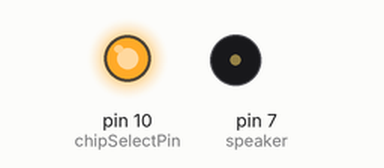
Simulated run of this sketch. Board: Arduino Uno, built with avr-gcc and run on an emulated ATmega328P. Parts: output pins drawn as LEDs (lit = HIGH), buzzer (waves = sounding). What the sketch prints to the serial monitor is not drawn.

Above: at 1.0 s.
Timing chart, 0 to 3.5 s (numbered marks = the images above):
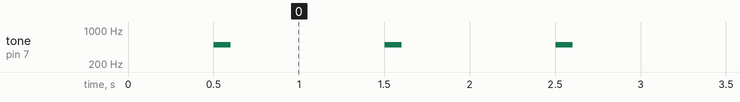

Measured:
- by itself, tone on pin 7 (speaker): alternates 500 Hz for 0.10 s and silent for 0.90 s

The sketch:

spi.ino
```cpp
#include<SPI.h>
#define NOTE_B0  31
#define NOTE_C1  33
#define NOTE_CS1 35
#define NOTE_D1  37
#define NOTE_DS1 39
#define NOTE_E1  41
#define NOTE_F1  44
#define NOTE_FS1 46
#define NOTE_G1  49
#define NOTE_GS1 52
#define NOTE_A1  55
#define NOTE_AS1 58
#define NOTE_B1  62
#define NOTE_C2  65
#define NOTE_CS2 69
#define NOTE_D2  73
#define NOTE_DS2 78
#define NOTE_E2  82
#define NOTE_F2  87
#define NOTE_FS2 93
#define NOTE_G2  98
#define NOTE_GS2 104
#define NOTE_A2  110
#define NOTE_AS2 117
#define NOTE_B2  123
#define NOTE_C3  131
#define NOTE_CS3 139
#define NOTE_D3  147
#define NOTE_DS3 156
#define NOTE_E3  165
#define NOTE_F3  175
#define NOTE_FS3 185
#define NOTE_G3  196
#define NOTE_GS3 208
#define NOTE_A3  220
#define NOTE_AS3 233
#define NOTE_B3  247
#define NOTE_C4  262
#define NOTE_CS4 277
#define NOTE_D4  294
#define NOTE_DS4 311
#define NOTE_E4  330
#define NOTE_F4  349
#define NOTE_FS4 370
#define NOTE_G4  392
#define NOTE_GS4 415
#define NOTE_A4  440
#define NOTE_AS4 466
#define NOTE_B4  494
#define NOTE_C5  523
#define NOTE_CS5 554
#define NOTE_D5  587
#define NOTE_DS5 622
#define NOTE_E5  659
#define NOTE_F5  698
#define NOTE_FS5 740
#define NOTE_G5  784
#define NOTE_GS5 831
#define NOTE_A5  880
#define NOTE_AS5 932
#define NOTE_B5  988
#define NOTE_C6  1047
#define NOTE_CS6 1109
#define NOTE_D6  1175
#define NOTE_DS6 1245
#define NOTE_E6  1319
#define NOTE_F6  1397
#define NOTE_FS6 1480
#define NOTE_G6  1568
#define NOTE_GS6 1661
#define NOTE_A6  1760
#define NOTE_AS6 1865
#define NOTE_B6  1976
#define NOTE_C7  2093
#define NOTE_CS7 2217
#define NOTE_D7  2349
#define NOTE_DS7 2489
#define NOTE_E7  2637
#define NOTE_F7  2794
#define NOTE_FS7 2960
#define NOTE_G7  3136
#define NOTE_GS7 3322
#define NOTE_A7  3520
#define NOTE_AS7 3729
#define NOTE_B7  3951
#define NOTE_C8  4186
#define NOTE_CS8 4435
#define NOTE_D8  4699
#define NOTE_DS8 4978

#define TRIG 9
#define ECHO 8
#define speaker 7

int song[ ] = { NOTE_G4, NOTE_E5, NOTE_D5, NOTE_C5, NOTE_G4, 0, // 솔미레도솔(쉼표)
NOTE_G4, NOTE_E5, NOTE_D5, NOTE_C5, NOTE_A4, 0, // 솔미레도라(쉼표)
NOTE_A4, NOTE_F5, NOTE_E5, NOTE_D5, NOTE_B4, 0, // 라파미레시(쉼표)
NOTE_G5, NOTE_G5, NOTE_F5, NOTE_D5, NOTE_E5, NOTE_C5, 0 }; // 솔솔파레미도(쉼표)

int time[ ] = { 250, 250, 250, 250, 750, 250, // 8분음표 = 250ms
250, 250, 250, 250, 750, 250,
250, 250, 250, 250, 750, 250,
250, 250, 250, 250, 500, 250, 250 };

#define OBJECT 0xA0 // 대상 온도 커맨드
#define SENSOR 0xA1 // 센서 온도 커맨드
const int chipSelectPin = 10;
unsigned char Timer1_Flag = 0;;
int iOBJECT, iSENSOR; // 부호 2byte 온도 저장 변
void setup() {
 /* Setting SCE & SPI */
digitalWrite(chipSelectPin , HIGH); // SCE High Level
pinMode(chipSelectPin , OUTPUT); // SCE OUTPUT Mode
 SPI.setDataMode(SPI_MODE3); // SPI Mode
 SPI.setClockDivider(SPI_CLOCK_DIV16); // 16MHz/16 = 1MHz
 SPI.setBitOrder(MSBFIRST); // MSB First
SPI.begin(); // Initialize SPI
delay(500); // Sensor initialization time
Timer1_Init(); // Timer1 setup : 500ms(2Hz) interval
Serial.begin(9600);
interrupts(); // enable all interrupts
}
int SPI_COMMAND (unsigned char cCMD){
unsigned char T_high_byte, T_low_byte;
 digitalWrite(chipSelectPin , LOW); // SCE Low Level
 delayMicroseconds(10); // delay(10us)
 SPI.transfer(cCMD); // transfer 1st Byte
 delayMicroseconds(10); // delay(10us)
 T_low_byte = SPI.transfer(0x22); // transfer 2nd Byte
 delayMicroseconds(10); // delay(10us)
 T_high_byte = SPI.transfer(0x22); // transfer 3rd Byte
delayMicroseconds(10); // delay(10us)
 digitalWrite(chipSelectPin , HIGH); // SCE High Level

 return (T_high_byte<<8 | T_low_byte); // 온도값 return
}
ISR(TIMER1_OVF_vect) { // interrupt service routine (Timer1 overflow)
 TCNT1 = 34286; // preload timer : 이 값을 바꾸지 마세요.
 Timer1_Flag = 1; // Timer 1 Set Flag
}
void Timer1_Init(void){
 TCCR1A = 0;
 TCCR1B = 0;
 TCNT1 = 34286; // preload timer 65536-16MHz/256/2Hz
 TCCR1B |= (1 << CS12); // 256 prescaler
 TIMSK1 |= (1 << TOIE1); // enable timer overflow interrupt
}
void loop() {

if(Timer1_Flag){ // 500ms 마다 반복 실행(Timer 1 Flag check)
 iOBJECT= SPI_COMMAND(OBJECT); // 대상 온도 Read
 delayMicroseconds(10); // delay(10us)
 iSENSOR = SPI_COMMAND(SENSOR); // 센서 온도 Read
Serial.print("Object Temp : "); // 하이퍼터미널 출력
 Serial.print(float(iOBJECT)/100);
 Serial.print(" Sensor Temp : ");
 Serial.println(float(iSENSOR)/100, 2);
tone (speaker,500,100);
delay(1000);
if((iOBJECT)/100 > 37)
{
  Serial.print("the value of temp is :");
  Serial.print((iOBJECT)/100);
  Serial.print("\n");
  int i;
pinMode(speaker, OUTPUT); // PIEZO 버저핀은 출력
delay(100); // 카드를 열고 0.1초후에 연주 시작
for (i=0; i<25; i++) // 연주 길이만큼 숫자 조정
{
tone(speaker, song[i], time[i]); // 배열순으로 노래 재생
delay(time[i]);
}
  delay(3000);
  }

 }
}
```
